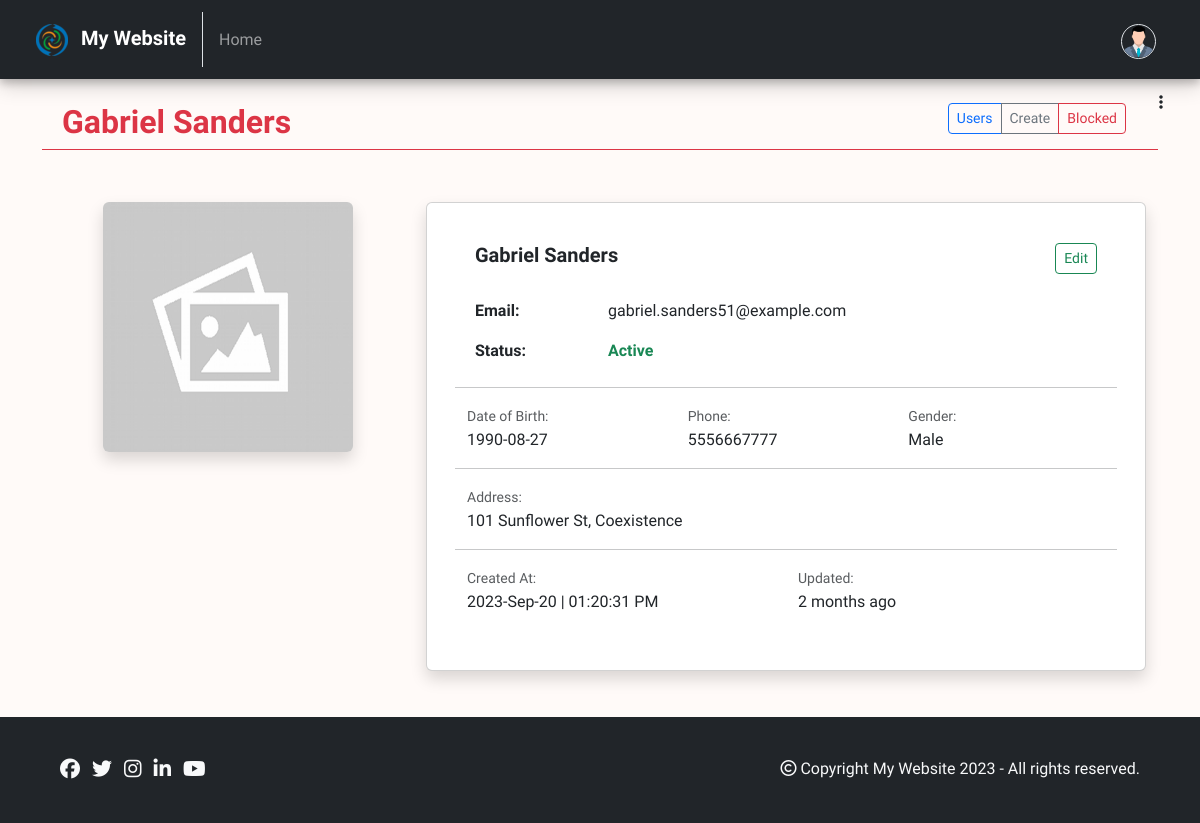
Screenshot of /admin/users/view.php?id=51 (signed in) with the database file from the repository.
### tables this page shows
CREATE TABLE `users` (
  `id` int(11) NOT NULL,
  `name` varchar(255) NOT NULL,
  `email` varchar(255) NOT NULL,
  `password` varchar(255) NOT NULL,
  `gender` char(1) DEFAULT NULL,
  `dob` date DEFAULT NULL,
  `phone` varchar(15) DEFAULT NULL,
  `address` varchar(255) DEFAULT NULL,
  `image` varchar(255) DEFAULT NULL,
  `role` char(1) NOT NULL DEFAULT 'u',
  `status` tinyint(1) NOT NULL DEFAULT 1,
  `created_at` datetime NOT NULL DEFAULT current_timestamp(),
  `updated_at` datetime NOT NULL DEFAULT current_timestamp()
);

### logics/db.php (called while the page is built, shortened)
<?php
class db
{
	private $dbHost = "localhost";
	private $dbUser = "root";
	private $dbPassword = "";
	private $dbName = "php_basic_crud_db";
	private $mysqli = "";
	private $conn = false;
	public function __construct()
	{
		if(!$this->conn)
		{
			$this->mysqli = new mysqli($this->dbHost, $this->dbUser, $this->dbPassword, $this->dbName);
			$this->conn = true;
		}
		else
		{
			return true;
		}
	}
	public function dynamicallyBindParameters($query, $params)
	{
		$types = '';
	        foreach($params as $param)
	        {
	            if(is_int($param))
	            {	$types .= 'i';	}
	            elseif (is_float($param))
	            {	$types .= 'd';	}
	            elseif (is_string($param))
	            {   $types .= 's';	}
	            else
	            {   $types .= 'b';	}
	        }
	        $bind_names[] = $types;
	        for ($i=0; $i<count($params);$i++)
	        {
	            $bind_name = 'bind' . $i;
	            $bind_names[] = &$$bind_name;
	        }
	        return $bind_names;
	}
	public function executeSQL($query, $params, $select = false)
	{
	    if (!empty($params))
	    {
	        $bind_names = $this->dynamicallyBindParameters($query, $params);
			$query = $this->mysqli->prepare($query);
	        call_user_func_array(array($query,'bind_param'), $bind_names);
	        $query->execute();
	        if($select)
	        {
	        	$result = $query->get_result()->fetch_all(MYSQLI_ASSOC);
	    	}
	    }
	    return $result;
	}
	public function timestampToCustomHumanReadable($timestamp) {
        $currentTimestamp = time();
        $timeDifference = abs($currentTimestamp - $timestamp);
        $secondsPerMinute = 60;
        $secondsPerHour = $secondsPerMinute * 60;
        $secondsPerDay = $secondsPerHour * 24;
        $secondsPerWeek = $secondsPerDay * 7;
        $secondsPerMonth = $secondsPerDay * 30;
        $secondsPerYear = $secondsPerDay * 365;
        if ($timeDifference >= $secondsPerYear) {
            $years = floor($timeDifference / $secondsPerYear);
            return $years . " year" . ($years > 1 ? "s" : "") . " ago";
        } elseif ($timeDifference >= $secondsPerMonth) {
            $months = floor($timeDifference / $secondsPerMonth);
            return $months . " month" . ($months > 1 ? "s" : "") . " ago";
        } elseif ($timeDifference >= $secondsPerWeek) {
            $weeks = floor($timeDifference / $secondsPerWeek);
            return $weeks . " week" . ($weeks > 1 ? "s" : "") . " ago";
        } elseif ($timeDifference >= $secondsPerDay) {
            $days = floor($timeDifference / $secondsPerDay);
            return $days . " day" . ($days > 1 ? "s" : "") . " ago";
        } elseif ($timeDifference >= $secondsPerHour) {
            $hours = floor($timeDifference / $secondsPerHour);
            return $hours . " hour" . ($hours > 1 ? "s" : "") . " ago";
        } else {
            $minutes = floor($timeDifference / $secondsPerMinute);
            return $minutes . " minute" . ($minutes > 1 ? "s" : "") . " ago";
        }
    }
}
?>

### admin/includes/header.php (called while the page is built, shortened)
<?php
include('../../logics/db.php');
$obj = new db();
include('variables.php');
?>

### admin/users/variables.php (called while the page is built, shortened)
<?php
$plural = "users";
?>

### admin/users/view.php (the view, shortened to what this page needs)
<?php
include('../includes/header.php');
$id = $_GET['id'];
$paramList = [$id];
$sql = "SELECT * FROM $plural WHERE id = ? AND status != 0 AND role != 'a'";
$result = $obj->executeSQL($sql, $paramList, true);
if($result == '' || empty($result))
{
    $_SESSION['error'] = "Something went wrong.";
    header('location: index.php'); die();
}
else
{
    $row = $result[0];
}
?>
<!DOCTYPE html>
<html lang="en">
<head>
    <?php include('../includes/head-contents.php'); ?>
</head>
<body>
    <?php include('../includes/admin-navbar.php'); ?>
    <?php include('../includes/admin-sidebar.php'); ?>
    <div class="container my-4">
        <div class="row px-2">
            <div class="col-6">
                <h2 class="text-danger fw-bold"><?php echo $row['name']; ?></h2>
            </div>
            <div class="col-6 text-end">
                <div class="btn-group" role="group" aria-label="Basic outlined example">
                    <a href="index.php" type="button" class="btn btn-sm btn-outline-primary"><?php echo ucwords($plural); ?></a>
                    <a href="create.php" type="button" class="btn btn-sm btn-outline-secondary">Create</a>
                    <a href="blocked.php" type="button" class="btn btn-sm btn-outline-danger">Blocked</a>
                </div>
            </div>
        </div>
        <hr class="text-danger opacity-100 my-0">
    </div>
    <div class="container my-5 px-4 py-1">
    <div class="row">
        <div class="col-md-4 text-center">
            <?php $img = empty($row['image']) ? "../../images/placeholder.png" : "../uploads/$plural/" . $row['image']?>
            <img src="<?php echo $img; ?>" class="img img-fluid shadow rounded mb-4 entityImage" alt="User Image">
        </div>
        <div class="col-md-8">
            <div class="card shadow rounded p-4">
                <div class="card-body">
                    <div class="row px-2">
                        <div class="col-6">
                            <h5 class="card-title mb-4 fw-bold"><?php echo $row['name']; ?></h5>
                        </div>
                        <div class="col-6 text-end">
                            <div class="btn-group" role="group" aria-label="Basic outlined example">
                                <a href="edit.php?id=<?php echo $row['id'] ?>" type="button" class="btn btn-sm btn-outline-success">Edit</a>
                            </div>
                        </div>
                    </div>
                    <table class="table table-borderless">
                        <tr>
                            <td class="fw-bold">Email:</td>
                            <td><?php echo $row['email'] ?></td>
                        </tr>
                        <tr>
                            <?php
                                $status = "";
                                $statusClass = "";
                                if ($row['status'] == "1") {
                                    $status =  "Active";
                                    $statusClass = "text-success";
                                } elseif ($row['status'] == "0") {
                                    $status =  "Blocked";
                                    $statusClass = "text-danger";
                                }
                            ?>
                            <td class="fw-bold">Status:</td>
                            <td class="<?php echo $statusClass; ?> fw-bold"><?php echo $status; ?></td>
                        </tr>
                    </table>
                    <div class="row">
                        <hr>
                        <div class="col">
                            <small class="text-muted">Date of Birth:</small>
                            <p><?php echo ($row['dob'] != "") ? $row['dob'] : "--"  ?></p>
                        </div>
                        <div class="col">
                            <small class="text-muted">Phone:</small>
                            <p><?php echo ($row['phone'] != "") ? $row['phone'] : "--"  ?></p>
                        </div>
                        <div class="col">
                            <small class="text-muted">Gender:</small>
                            <?php
                                $gender = "--";
                                if ($row['gender'] == "m")
                                {
                                    $gender =  "Male";
                                }
                                elseif($row['gender'] == "f")
                                {
                                    $gender =  "Female";
                                }
                                elseif($row['gender'] == "o")
                                {
                                    $gender =  "Other";
                                }
                            ?>
                            <p><?php echo $gender; ?></p>
                        </div>
                        <hr>
                    </div>
                    <div class="row">
                        <div class="col">
                            <small class="text-muted">Address:</small>
                            <p><?php echo ($row['address'] != "") ? $row['address'] : "--"  ?></p>
                        </div>
                        <hr>
                    </div>
                    <div class="row">
                        <div class="col">
                            <small class="text-muted">Created At:</small>
                            <p><?php echo date('Y-M-d | h:i:s A', strtotime($row["created_at"])); ?></p>
                        </div>
                        <div class="col">
                            <small class="text-muted">Updated:</small>
                            <?php $date = strtotime($row["updated_at"]); ?>
                            <p><?php echo $obj->timestampToCustomHumanReadable($date); ?></p>
                        </div>
                    </div>
                </div>
            </div>
        </div>
    </div>
</div>
    <?php include('../../includes/footer.php'); ?>
</body>
</html>

### css/style.css (style rules this page uses)
* { font-family: 'Cabin', Helvetica, sans-serif; }
body { min-height: 100vh; position: relative; margin: 0; padding-bottom: 100px; box-sizing: border-box; background-color: #FFFAF8; }
.entityImage { width: 250px; height: 250px; }

### rows the page displays
users: name "Gabriel Sanders", email "gabriel.sanders51@example.com", status "Active", dob "1990-08-27", phone "5556667777", gender "Male", address "101 Sunflower St, Coexistence", created_at "2023-Sep-20 | 01:20:31 PM", updated_at "2 months ago"

### other values shown
WEBSITE_NAME "My Website"
$plural "Users"
